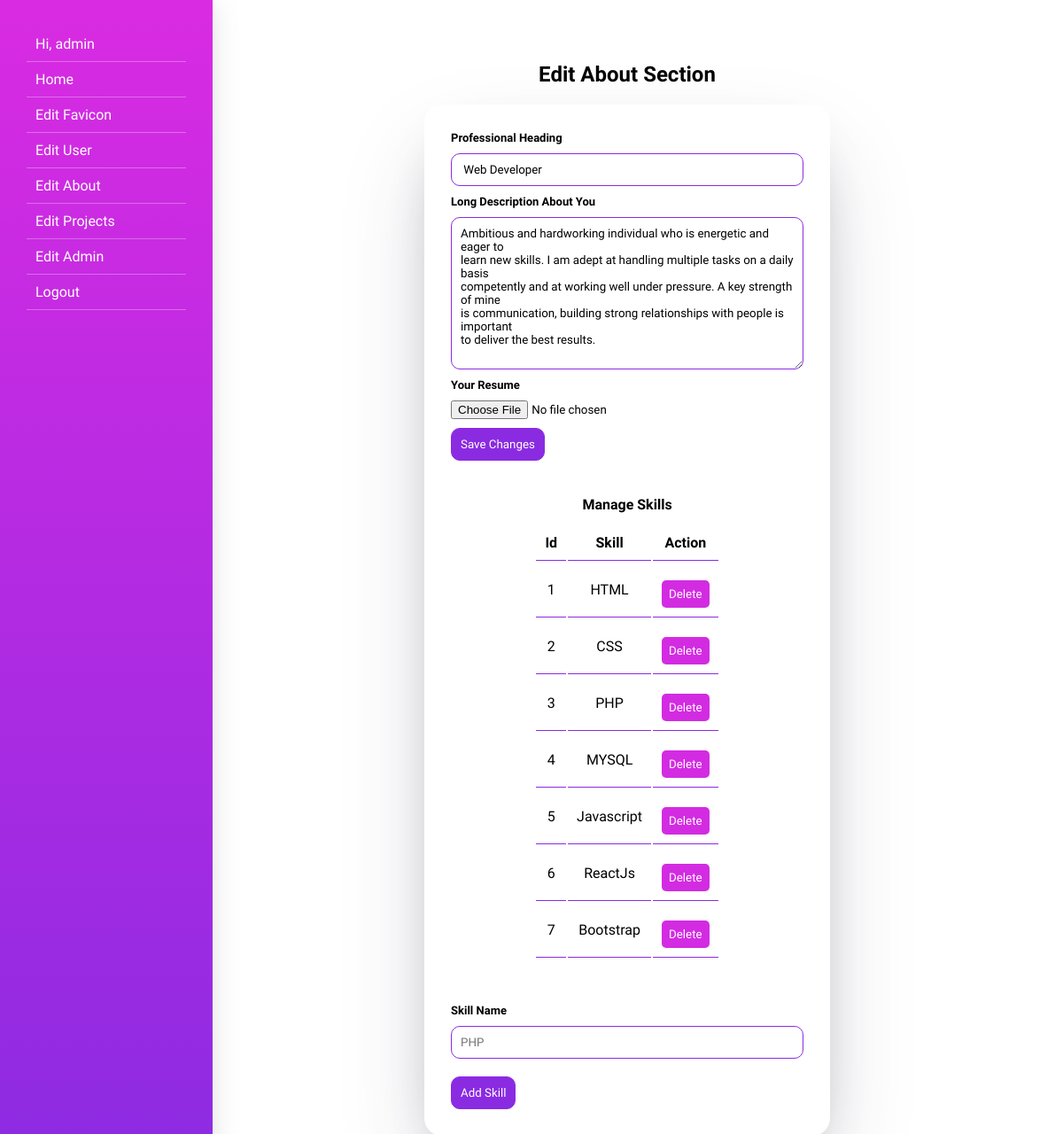
Page /admin/?editabout=true (signed in) on the committed database.
### tables this page shows
CREATE TABLE `user` (
  `id` int(11) NOT NULL,
  `profilepic` varchar(250) NOT NULL,
  `name` varchar(250) NOT NULL,
  `linkedin` varchar(200) NOT NULL,
  `github` varchar(200) NOT NULL,
  `emailid` varchar(200) NOT NULL
);

CREATE TABLE `about` (
  `id` int(11) NOT NULL,
  `heading` text NOT NULL,
  `longdesc` text NOT NULL,
  `pdf` varchar(30) NOT NULL
);

CREATE TABLE `skills` (
  `id` int(11) NOT NULL,
  `skill` varchar(250) NOT NULL
);

### admin/php/about.php (the view, shortened to what this page needs)
<div class="about">
  <h2>Edit About Section</h2>
  <div class="about-form-container">
    <form
      method="post"
      action="php/update-about.php"
      enctype="multipart/form-data"
    >
      <div class="about-inner">
        <div class="about-input">
          <label for="ptitle">Professional Heading</label>
          <input
            type="text"
            name="ptitle"
            value="<?=$data['heading']?>"
            id="ptitle"
          />
        </div>
        <div class="about-input">
          <label for="exampleFormControlTextarea1"
            >Long Description About You</label
          >
          <textarea id="exampleFormControlTextarea1" rows="10" name="longdesc">
<?=$data['longdesc'];?>
    </textarea
          >
        </div>
        <div class="about-input">
          <label for="pdf_file">Your Resume</label>
          <input
            type="file"
            name="pdf_file"
            id="pdf_file"
            accept="application/pdf"
          />
        </div>
      </div>
      <input
        type="submit"
        name="save"
        value="Save Changes"
        class="about-button"
      />
    </form>
    <div class="table-container">
      <h4>Manage Skills</h4>
      <table>
        <thead>
          <tr>
            <th>Id</th>
            <th>Skill</th>
            <th>Action</th>
          </tr>
        </thead>
        <tbody>
          <?php
$query2="SELECT * FROM skills";
$queryrun2=mysqli_query($db,$query2);
$count=1;
while($data2=mysqli_fetch_array($queryrun2)){
    ?>
          <tr>
            <td><?=$count?></td>
            <td><?=$data2['skill']?></td>
            <td>
              <a href="php/supdate.php?del=<?=$data2['id']?>"
                ><button type="button" class="delete">Delete</button></a
              >
            </td>
          </tr>
          <?php $count++;
} ?>
        </tbody>
      </table>
    </div>
    <form action="php/supdate.php" method="post">
      <div class="about-inner">
        <div class="about-input">
          <label for="sn">Skill Name</label>
          <input
            type="text"
            name="skill"
            id="website"
            placeholder="PHP"
            required
          />
        </div>
        <div>
          <input
            type="submit"
            name="addskill"
            value="Add Skill"
            class="about-button add"
          />
        </div>
      </div>
    </form>
  </div>
</div>

### admin/css/dashboard.css (style rules this page uses)
* { margin: 0; padding: 0; box-sizing: border-box; font-family: "Work Sans", sans-serif; }
.about { padding: 30px 0; }
.about > h2 { text-align: center; margin-bottom: 20px; }
.about-form-container { width: 50%; padding: 30px; margin: auto; border-radius: 20px; box-shadow: rgba(50, 50, 93, 0.25) 0px 50px 100px -20px, rgba(0, 0, 0, 0.3) 0px 30px 60px -30px; }
.about-inner, .about-input { display: flex; flex-direction: column; gap: 10px; }
.about-input label { font-size: 13px; font-weight: 600; }
.about-input input[type="text"], .about-input textarea { padding: 10px; border-radius: 10px; border: 1px solid blueviolet; }
.about-button { padding: 10px; border: 1px solid blueviolet; background: blueviolet; color: #fff; border-radius: 10px; transition: ease 0.3s; margin-top: 10px; }
.table-container { margin: 40px auto; display: flex; flex-direction: column; justify-content: center; align-items: center; gap: 2px; }
table { padding: 10px; }
th, td { border-bottom: 1px solid blueviolet; padding: 10px; text-align: center; }
.delete { padding: 8px; border-radius: 5px; color: #fff; background-color: rgb(211, 43, 226); border: none; cursor: pointer; margin-top: 10px; }

### rows in the picture
user: ptitle "Web Developer", longdesc "Ambitious and hardworking individual who is energetic and eager to learn new skills. I am adept at handling multiple tasks on a daily basis competently and at working well under pressure. A key strength of mine is communication, building strong relationships with people is important to deliver the best results."
skills: skill "HTML"
skills: skill "CSS"
skills: skill "PHP"
skills: skill "MYSQL"
skills: skill "Javascript"
skills: skill "ReactJs"
skills: skill "Bootstrap"

### other values in the picture
$_SESSION['username'] "admin"
